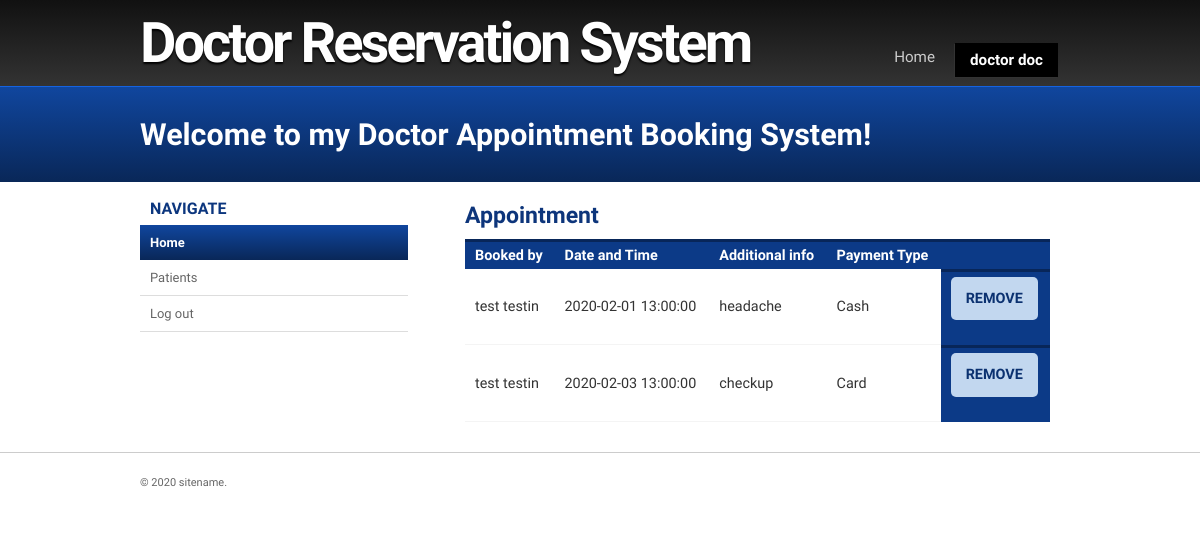
The page /dr.php (signed in) on the database its author committed.
### tables this page shows
CREATE TABLE `doctor` (
  `doctor_id` int(111) NOT NULL,
  `name` varchar(255) NOT NULL,
  `surname` varchar(255) NOT NULL,
  `doctor_type` varchar(255) NOT NULL,
  `email` varchar(255) NOT NULL,
  `cellno` varchar(255) NOT NULL,
  `password` varchar(255) NOT NULL
);

CREATE TABLE `appointment` (
  `appoint_id` int(111) NOT NULL,
  `date` datetime NOT NULL,
  `info` varchar(255) NOT NULL,
  `payment` varchar(25) NOT NULL,
  `patient_id` int(111) NOT NULL,
  `doctor_id` int(111) NOT NULL
);

CREATE TABLE `patient` (
  `patient_id` int(111) NOT NULL,
  `name` varchar(255) NOT NULL,
  `surname` varchar(255) NOT NULL,
  `email` varchar(255) NOT NULL,
  `cellno` varchar(255) NOT NULL,
  `password` varchar(255) NOT NULL
);

### dr.php (the view, shortened to what this page needs)
<?php
$conn = mysqli_connect("localhost","root","","doctor");
?>
<!doctype html>
<html>
<head>
<link rel="stylesheet" href="styles.css" type="text/css" />
</head>
<body>
		<div id="sitename">
			<div class="width">
				<h1><a href="#">Doctor Reservation System</a></h1>
        <?PHP
                $name=$surname=$cellno=$staffno="";
               if(isset($_SESSION['email']))
                {
                  $email=$_SESSION['email'];
                  $query="select * FROM doctor WHERE email='$email'";
                  $result=mysqli_query($conn,$query);
                  while ($rows=mysqli_fetch_array($result)) {
                     $staffno = $_SESSION['doctor_id']= $rows['doctor_id'];
                     $name = $_SESSION['name']= $rows['name'];
                     $surname = $_SESSION['surname']= $rows['surname'];
                  }
                }
                  ?>
				<nav>
					<ul>
        					<li><a href="pat.php">Home</a></li>
         	   				<li class="start selected end"><a href="#"><?php echo $name." ".$surname;?></a></li>
        				</ul>
				</nav>
				<div class="clear"></div>
			</div>
		</div>
		<header>
			<div class="width">
				<h2> Welcome to my Doctor Appointment Booking System!</h2>
			</div>
		</header>
		<section id="body" class="width clear">
			<aside id="sidebar" class="column-left">
				<ul>
                	<li>
						<h4>Navigate</h4>
                        <ul class="blocklist">
                            <li  class="selected-item"><a href="dr.php">Home</a></li>
                            <li ><a href="p.php">Patients</a></li>
                            <li><a href="logout.php">Log out</a></li>
                        </ul>
					</li>
				</ul>
			</aside>
			<section id="content" class="column-right">
	    <article>
				<?PHP
                  $query="SELECT patient.name as name,patient.surname as surname,patient.email as email,appointment.date as date,appointment.info as info,appointment.payment as payment FROM appointment,patient where patient.patient_id=appointment.patient_id and appointment.doctor_id='$staffno'";
                  $result=mysqli_query($conn,$query);
                  $rows=mysqli_num_rows($result);
                  if ($rows>0) {
                    ?>
                    <h3>Appointment</h3>
                    <table cellspacing="0">
                    <tr>
                      <th>Booked by</th>
                        <th>Date and Time</th>
                        <th>Additional info</th>
                        <th>Payment Type</th>
                        <th></th>
                    </tr>
                    <?php
                    while ($rows=mysqli_fetch_array($result)) {
                  ?>
                    <tr>
                      <td><?php echo $rows['name']." ".$rows['surname'];?></td>
                    <td><?php echo $rows['date'];?></td>
                    <td><?php echo $rows['info'];?></td>
                    <td><?php echo $rows['payment'];?></td>
                    <th><p style="color: white;"><a class="button button-reversed" href="cancel.php?edt=<?php echo $rows['appoint_id'];?>" >Remove</a></p></th>
                   </tr>
                     <?php
                    }
                    ?>
                    </table>
                    <?php
                  }else{
                    ?>
                    <h3>You don't have any Appointment(s)</h3>
                    <?php
                  }
                  ?>
			</article>
		</section>
	</section>
		<footer class="clear">
			<div  class="width">
				<p class="left">&copy; 2020 sitename.</p>
			</div>
		</footer>
</body>
</html>

### styles.css (style rules this page uses)
body { margin:0px auto; padding:0; font-family: 'Oxygen', 'sans-serif'; font-size: 1.0em; color:#333; background:#fff; }
* { margin:0; padding:0; }
table { width:100%; text-align:left; }
th, td { padding:5px 10px; }
th { color:#fff; border-top:3px solid #082659; background-color:#0C3A87; }
td { border-bottom:1px solid #f4f4f4; }
p { line-height:1.9em; margin-bottom:20px; }
a { color:#0D3C84; }
a.button { background-color: #0B3170; border-radius: 5px 5px 5px 5px; color: #FFFFFF; display: inline-block; font-weight: bold; padding: 8px 15px; text-decoration: none; text-transform: uppercase; }
a.button-reversed { background-color: #C2D7EF; color: #0B3170; }
h1 { font-size:2.4em; }
h2 { color:#0B2F6B; font-size:1.8em; font-weight:bold; letter-spacing:-1px; padding:0 0 5px; margin:0; }
h3 { color:#0D357B; font-size:1.6em; padding-bottom:10px; }
h4 { padding-bottom:10px; font-size:1.4em; color:#0C3A85; }
ul, ol { margin:0 0 35px 35px; }
li { padding-bottom:5px; }
.width { width:920px; margin: 0 auto; }
div#sitename { background-color: #292929; background: linear-gradient(#111, #333); border-bottom: 1px solid #1563E1; }
div#sitename h1 { letter-spacing:-3px; margin:0; font-size: 3.5em; float: left; padding:10px 0 10px; }
div#sitename h1 a, div#sitename h1 a:hover { color:#fff; font-weight:bold; text-shadow:0px 2px 2px #000; text-decoration:none; }
nav { float: right; margin-top: 35px; }
nav ul { list-style: none; padding: 0; margin: 0; }
nav ul li { float: left; display: block; padding: 0; }
nav ul li a { color: #ccc; display: block; font-size: 0.95em; letter-spacing: 0; margin: 5px 3px 0; font-weight: normal; padding: 8px 15px 8px; text-decoration: none; box-shadow:-1px 1px 0 transparent; }
nav ul li.selected a, nav ul li.selected a:hover { color: #fff; background-color: #000; font-weight:bold; margin: 8px 2px 0; box-shadow: -1px 1px 0 #333; }
header { padding:30px 0 30px; margin:0 auto; background-color:#0B3170; background: linear-gradient(#10469E, #092758); }
header h2 { color:#ffffff; font-size: 1.9em; padding-bottom:0; letter-spacing:0; }
section#body { padding:10px 0; background:#fff; }
section#content { width:600px; }
.column-left { float:left; margin-right:20px; }
.column-right { float:right; }
aside#sidebar { width:268px; }
aside#sidebar ul { margin:0; padding:0; list-style:none; }
aside#sidebar li ul { margin-bottom:20px; }
aside#sidebar li ul li { display:block; padding:12px 10px; border-bottom:1px solid #ddd; color:#777; }
aside#sidebar li { color:#666; font-size: 0.9em; }
aside#sidebar li ul li a { text-decoration:none; color:#666; font-weight:normal; }
aside#sidebar li ul.blocklist li { padding:0; }
aside#sidebar li ul.blocklist li.selected-item { border-bottom:none; }
aside#sidebar li ul.blocklist li.selected-item a, aside#sidebar li ul.blocklist li.selected-item a:hover { color:#fff; font-weight:bold; background: linear-gradient(#10469E, #092758); }
aside#sidebar li ul.blocklist li a { color:#666; display:block; padding:10px 10px; }
aside#sidebar h4 { color:#0C367E; font-size:16px; text-transform:uppercase; font-weight:bold; margin:0; padding:7px 10px; }
article { padding: 10px 10px 20px 5px; font-size: 0.9em; }
footer { padding:20px 0px; color:#fff; border-top:1px solid #ccc; }
footer p { color:#666; margin:0; font-size:11px; width:50%; }
footer p.left { float:left; text-align:left; }
.clear:after { content: "."; display: block; clear: both; visibility: hidden; line-height: 0; height: 0; }
.clear { display: inline-block; }
.clear { display: block; }

### rows shown on the page
doctor: name "doctor", surname "doc"
appointment: patient.name "test", patient.surname "testin", date "2020-02-01 13:00:00", info "headache", payment "Cash"
appointment: patient.name "test", patient.surname "testin", date "2020-02-03 13:00:00", info "checkup", payment "Card"
